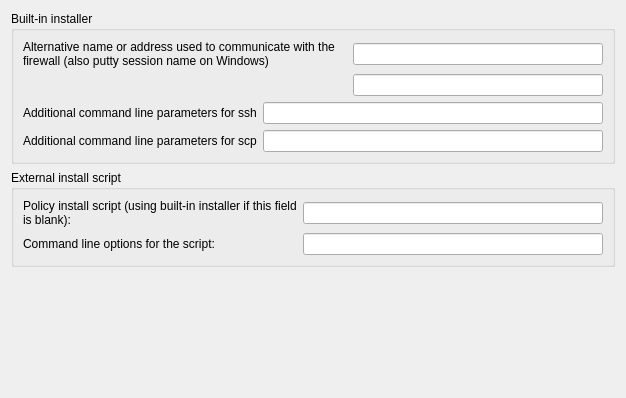
     <widget class="QWidget" name="tab1">
      <attribute name="title">
       <string>Installer</string>
      </attribute>
      <layout class="QGridLayout" name="gridLayout_3">
       <property name="verticalSpacing">
        <number>6</number>
       </property>
       <item row="0" column="0">
        <widget class="QGroupBox" name="groupBox2">
         <property name="title">
          <string>Built-in installer</string>
         </property>
         <layout class="QGridLayout" name="gridLayout">
          <property name="verticalSpacing">
           <number>6</number>
          </property>
          <item row="2" column="0" colspan="2">
           <layout class="QHBoxLayout">
            <item>
             <widget class="QLabel" name="textLabel1_7">
              <property name="text">
               <string>Additional command line parameters for ssh</string>
              </property>
              <property name="wordWrap">
               <bool>false</bool>
              </property>
             </widget>
            </item>
            <item>
             <widget class="QLineEdit" name="sshArgs">
              <property name="sizePolicy">
               <sizepolicy hsizetype="Expanding" vsizetype="Fixed">
                <horstretch>0</horstretch>
                <verstretch>0</verstretch>
               </sizepolicy>
              </property>
              <property name="minimumSize">
               <size>
                <width>300</width>
                <height>0</height>
               </size>
              </property>
             </widget>
            </item>
           </layout>
          </item>
          <item row="3" column="0" colspan="2">
           <layout class="QHBoxLayout" name="_2">
            <item>
             <widget class="QLabel" name="textLabel1_8">
              <property name="text">
               <string>Additional command line parameters for scp</string>
              </property>
              <property name="wordWrap">
               <bool>false</bool>
              </property>
             </widget>
            </item>
            <item>
             <widget class="QLineEdit" name="scpArgs">
              <property name="sizePolicy">
               <sizepolicy hsizetype="Expanding" vsizetype="Fixed">
                <horstretch>0</horstretch>
                <verstretch>0</verstretch>
               </sizepolicy>
              </property>
              <property name="minimumSize">
               <size>
                <width>300</width>
                <height>0</height>
               </size>
              </property>
             </widget>
            </item>
           </layout>
          </item>
          <item row="0" column="0">
           <widget class="QLabel" name="textLabel1_3">
            <property name="text">
             <string>Alternative name or address used to communicate with the firewall (also putty session name on Windows)</string>
            </property>
            <property name="alignment">
             <set>Qt::AlignLeading|Qt::AlignLeft|Qt::AlignTop</set>
            </property>
            <property name="wordWrap">
             <bool>true</bool>
            </property>
           </widget>
          </item>
          <item row="0" column="1">
           <widget class="QLineEdit" name="altAddress">
            <property name="sizePolicy">
             <sizepolicy hsizetype="Fixed" vsizetype="Fixed">
              <horstretch>0</horstretch>
              <verstretch>0</verstretch>
             </sizepolicy>
            </property>
            <property name="minimumSize">
             <size>
              <width>250</width>
              <height>0</height>
             </size>
            </property>
           </widget>
          </item>
          <item row="1" column="1">
           <widget class="QLineEdit" name="activationCmd">
            <property name="sizePolicy">
             <sizepolicy hsizetype="Fixed" vsizetype="Fixed">
              <horstretch>0</horstretch>
              <verstretch>0</verstretch>
             </sizepolicy>
            </property>
            <property name="minimumSize">
             <size>
              <width>250</width>
              <height>0</height>
             </size>
            </property>
           </widget>
          </item>
         </layout>
        </widget>
       </item>
       <item row="2" column="0">
        <spacer>
         <property name="orientation">
          <enum>Qt::Vertical</enum>
         </property>
         <property name="sizeType">
          <enum>QSizePolicy::Expanding</enum>
         </property>
         <property name="sizeHint" stdset="0">
          <size>
           <width>20</width>
           <height>120</height>
          </size>
         </property>
        </spacer>
       </item>
       <item row="1" column="0">
        <widget class="QGroupBox" name="groupBox1">
         <property name="title">
          <string>External install script</string>
         </property>
         <layout class="QGridLayout" name="gridLayout_2">
          <item row="0" column="0">
           <layout class="QHBoxLayout" name="horizontalLayout">
            <item>
             <widget class="QLabel" name="textLabel5_2">
              <property name="sizePolicy">
               <sizepolicy hsizetype="Expanding" vsizetype="Preferred">
                <horstretch>0</horstretch>
                <verstretch>0</verstretch>
               </sizepolicy>
              </property>
              <property name="text">
               <string>Policy install script (using built-in installer if this field is blank):</string>
              </property>
              <property name="alignment">
               <set>Qt::AlignLeading|Qt::AlignLeft|Qt::AlignVCenter</set>
              </property>
              <property name="wordWrap">
               <bool>true</bool>
              </property>
             </widget>
            </item>
            <item>
             <widget class="QLineEdit" name="installScript">
              <property name="sizePolicy">
               <sizepolicy hsizetype="Fixed" vsizetype="Fixed">
                <horstretch>0</horstretch>
                <verstretch>0</verstretch>
               </sizepolicy>
              </property>
              <property name="minimumSize">
               <size>
                <width>300</width>
                <height>0</height>
               </size>
              </property>
             </widget>
            </item>
           </layout>
          </item>
          <item row="1" column="0">
           <layout class="QHBoxLayout" name="horizontalLayout_2">
            <item>
             <widget class="QLabel" name="textLabel6_2">
              <property name="sizePolicy">
               <sizepolicy hsizetype="Expanding" vsizetype="Preferred">
                <horstretch>0</horstretch>
                <verstretch>0</verstretch>
               </sizepolicy>
              </property>
              <property name="text">
               <string>Command line options for the script:</string>
              </property>
              <property name="alignment">
               <set>Qt::AlignLeading|Qt::AlignLeft|Qt::AlignVCenter</set>
              </property>
              <property name="wordWrap">
               <bool>false</bool>
              </property>
             </widget>
            </item>
            <item>
             <widget class="QLineEdit" name="installScriptArgs">
              <property name="sizePolicy">
               <sizepolicy hsizetype="Fixed" vsizetype="Fixed">
                <horstretch>0</horstretch>
                <verstretch>0</verstretch>
               </sizepolicy>
              </property>
              <property name="minimumSize">
               <size>
                <width>300</width>
                <height>0</height>
               </size>
              </property>
             </widget>
            </item>
           </layout>
          </item>
         </layout>
        </widget>
       </item>
      </layout>
     </widget>
